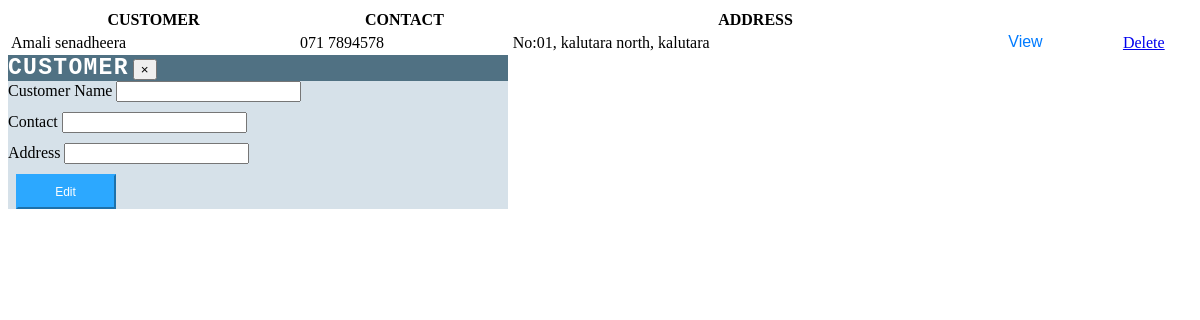
/tables/customer_table.php (signed in), run on an earlier commit of the app's database.
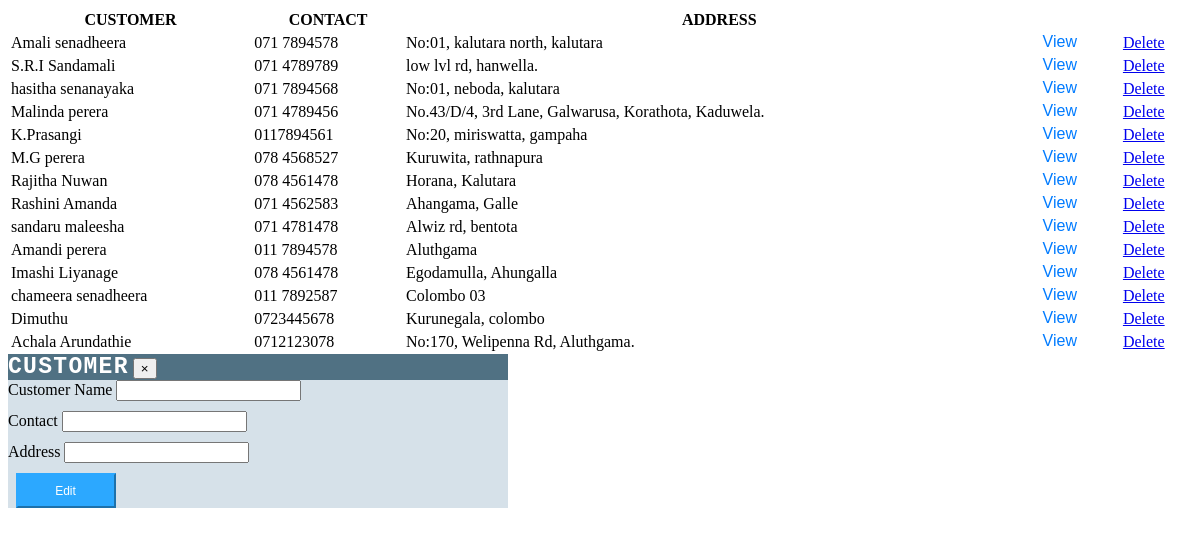
And on a later commit of the database.
### tables this page shows
CREATE TABLE `customer` (
  `id` int(11) NOT NULL,
  `customer_name` varchar(100) NOT NULL,
  `contact` varchar(100) NOT NULL,
  `address` varchar(100) NOT NULL
);

### tables/customer_table.php (the view, shortened to what this page needs)
<!DOCTYPE html>
<html>
<head>
</head>
<body>
<?php
  require '../include/config.php';
  if(isset($_POST["query"]))
  {
     $search =$_POST["query"];
     $query = "SELECT * FROM customer WHERE customer_name LIKE '%".$search."%' ";
  }
  else
  {
     $query = "SELECT * FROM customer";
  }
  $result = mysqli_query($conn ,$query);
  if(mysqli_num_rows($result)>0)
  {
    ?>
 <div class="tablealign">
  <table id="example" class="table table-striped table-bordered" style="width:100%">
   <thead>
    <tr>
     <th>CUSTOMER</th>
     <th>CONTACT</th>
     <th>ADDRESS</th>
     <th></th>
     <th></th>
    </tr>
   </thead>
   <tbody>
   <?php
   while($row = mysqli_fetch_array($result))
   {
    echo '
    <tr>
     <td>'.$row["customer_name"].'</td>
     <td>'.$row["contact"].'</td>
     <td>'.$row["address"].'</td>
     <td><button type="button"  id="'.$row["id"].'" name="'.$row["id"].'" class="btn btn-primary btn-sm view_data" data-toggle="modal" data-target="#myModal" style="background-color: transparent; border: 0px; color: #007bff; font-size: 16px; padding-top: 0px;">View</button></td>
     <td style="width: 5%;"><a href="../controller/custom_controller?c_delete_id='.$row["id"].'" onclick="confirmation(event)">Delete</a></td>';
    echo '</tr>';
   }
   ?>
   </tbody>
  </table>
</div>
   <?php
  }
  else
  {
   echo 'Data Not Found';
  }
?>
</body>
</html>
   <div id="myModal" class="modal fade">
    <div class="modal-dialog" style="max-width: 500px;">
     <div class="modal-content" style="height : auto;">
        <div class="modal-header" style="background-color: #507183;">
             <span style="font-size: 23px; font-family: monospace;"><b style="color: white;letter-spacing: 1.3px;">CUSTOMER</b></span>
             <button type="button" class="close" data-dismiss="modal">&times;</button>
        </div>
        <div class="modal-body" style="background-color: #d6e1e9;">
         <form method="post" id="pmh_form_edit">
            <div class="col-sm-12">
              <label>Customer Name</label>
              <input type="text" name="customer_edit" id="customer_edit" class="form-control" style="margin-bottom: 10px;"/>
            </div>
            <div class="col-sm-12">
              <label>Contact</label>
              <input type="text" name="contact_edit" id="contact_edit" class="form-control" style="margin-bottom: 10px;"/>
            </div>
            <div class="col-sm-12">
              <label>Address</label>
              <input type="text" name="address_edit" id="address_edit" class="form-control" style="margin-bottom: 10px;"/>
            </div>
          <div class="col-sm-12">
            <button type="button" id="form_customer_edit" name="form_customer_edit"  onclick="customeredit()" class="btn btn-primary" style="height: 35px; width: 100px; color: white; border-color: #2CA8FF; background-color: #2CA8FF; font-size: 12px;  padding: 4px 10px; margin-top: 0px;     margin-left: 1.5%;">Edit</button>
          </div>
         </form>
        </div>
     </div>
    </div>
 </div>

### tables/customer_table.php (style rules this page uses)
.tablealign { margin-right: 10px; }

What changed in the data, as far as the page shows it:
added customer: customer_name "S.R.I Sandamali", contact "071 4789789", address "low lvl rd, hanwella."
added customer: customer_name "hasitha senanayaka", contact "071 7894568", address "No:01, neboda, kalutara"
added customer: customer_name "Malinda perera", contact "071 4789456", address "No.43/D/4, 3rd Lane, Galwarusa, Korathota, Kaduwela."
added customer: customer_name "K.Prasangi", contact "0117894561", address "No:20, miriswatta, gampaha"
added customer: customer_name "M.G perera", contact "078 4568527", address "Kuruwita, rathnapura"
added customer: customer_name "Rajitha Nuwan", contact "078 4561478", address "Horana, Kalutara"
added customer: customer_name "Rashini Amanda", contact "071 4562583", address "Ahangama, Galle"
added customer: customer_name "sandaru maleesha", contact "071 4781478", address "Alwiz rd, bentota"
added customer: customer_name "Amandi perera", contact "011 7894578", address "Aluthgama"
added customer: customer_name "Imashi Liyanage", contact "078 4561478", address "Egodamulla, Ahungalla"
added customer: customer_name "chameera senadheera", contact "011 7892587", address "Colombo 03"
added customer: customer_name "Dimuthu", contact "0723445678", address "Kurunegala, colombo"
added customer: customer_name "Achala Arundathie", contact "0712123078", address "No:170, Welipenna Rd, Aluthgama."
